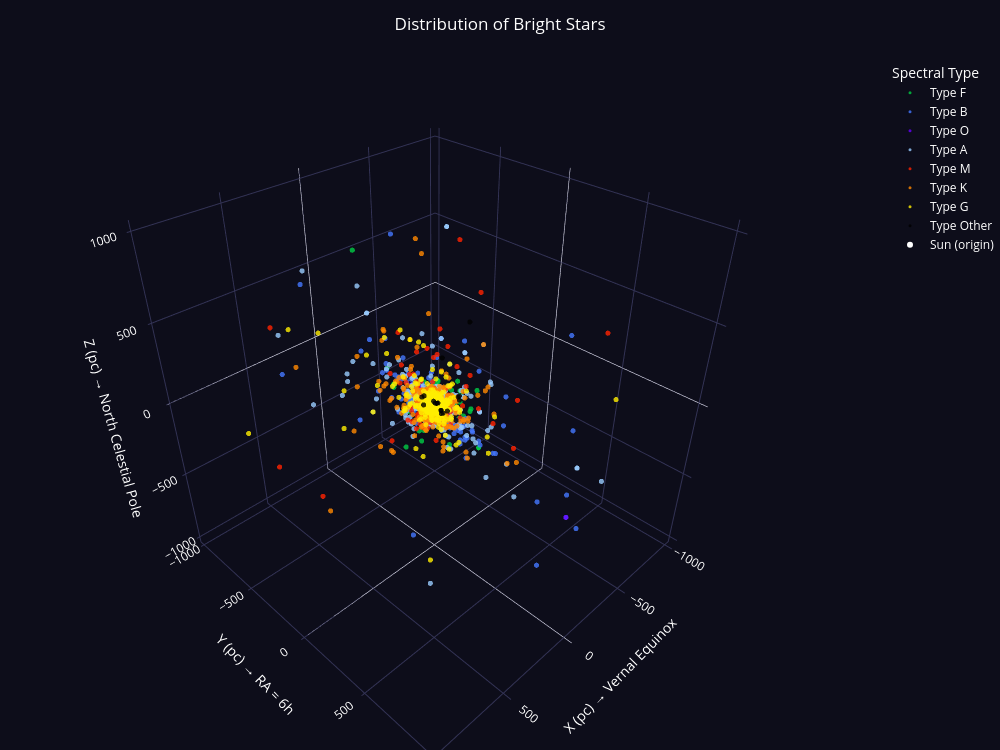

Source (notebook cell):
### Markdown cell above
### 3D plot

### Code cell
hover_text = [
    f"HR: {int(row.HR) if not pd.isna(row.HR) else 'N/A'}<br>"
    f"Distance: {row.Distance:.2f} pc<br>"
    f"Radial Velocity: {row.RadVel if not pd.isna(row.RadVel) else 'N/A'} km/s"
    for row in df.itertuples()
]

sp_label_map = {
    '#6600FF': 'O',
    '#4477FF': 'B',
    '#99CCFF': 'A',
    '#00CC44': 'F',
    '#FFEE00': 'G',
    '#FF8800': 'K',
    '#FF2200': 'M',
    'black':   'Other',
}

traces = []
for color, group in df.groupby('Color'):
    hover = [
        f"HR: {int(row.HR) if not pd.isna(row.HR) else 'N/A'}<br>"
        f"Distance: {row.Distance:.2f} pc<br>"
        f"Radial Velocity: {row.RadVel if not pd.isna(row.RadVel) else 'N/A'} km/s"
        for row in group.itertuples()
    ]
    traces.append(
        go.Scatter3d(
            x=group['x'],
            y=group['y'],
            z=group['z'],
            mode='markers',
            marker=dict(
                size=3,
                color=color,
                opacity=0.8,
                line=dict(width=0),
            ),
            text=hover,
            hoverinfo='text',
            name=f'Type {sp_label_map.get(color, color)}',
        )
    )

layout = go.Layout(
    title=dict(
        text='Distribution of Bright Stars',
        x=0.5, xanchor='center',
    ),
    paper_bgcolor='#0d0d1a',
    scene=dict(
        bgcolor='#0d0d1a',
        xaxis=dict(title='X (pc) → Vernal Equinox',  backgroundcolor='#0d0d1a',
                   gridcolor='#333355', color='white'),
        yaxis=dict(title='Y (pc) → RA = 6h',         backgroundcolor='#0d0d1a',
                   gridcolor='#333355', color='white'),
        zaxis=dict(title='Z (pc) → North Celestial Pole', backgroundcolor='#0d0d1a',
                   gridcolor='#333355', color='white'),
    ),
    legend=dict(
        title=dict(text='Spectral Type', font=dict(color='white')),
        font=dict(color='white'),
        bgcolor='rgba(0,0,0,0)',
    ),
    font=dict(color='white'),
    margin=dict(l=0, r=0, b=0, t=60),
    width=1000,
    height=750,
)

fig = go.Figure(data=traces, layout=layout)

fig.add_trace(go.Scatter3d(
    x=[0], y=[0], z=[0],
    mode='markers',
    marker=dict(size=6, color='white', symbol='circle'),
    name='Sun (origin)',
    hovertext=['Sun (0, 0, 0) pc'],
    hoverinfo='text',
))

fig.show()
#fig.write_html('3d_star_distribution.html')

### Figure 1 — Plotly figure (JSON) as saved in the notebook; plotly's stock layout.template omitted (floating-point values rounded to 4 significant figures; data arrays with more than 128 entries replaced by an {"elided": "..."} marker saying what was removed)
{"data": [{"hoverinfo": "text", "marker": {"color": "#00CC44", "line": {"width": 0}, "opacity": 0.8, "size": 3}, "mode": "markers", "name": "Type F", "text": {"elided": "623 str values"}, "type": "scatter3d", "x": {"elided": "623 float values"}, "y": {"elided": "623 float values"}, "z": {"elided": "623 float values"}}, {"hoverinfo": "text", "marker": {"color": "#4477FF", "line": {"width": 0}, "opacity": 0.8, "size": 3}, "mode": "markers", "name": "Type B", "text": {"elided": "315 str values"}, "type": "scatter3d", "x": {"elided": "315 float values"}, "y": {"elided": "315 float values"}, "z": {"elided": "315 float values"}}, {"hoverinfo": "text", "marker": {"color": "#6600FF", "line": {"width": 0}, "opacity": 0.8, "size": 3}, "mode": "markers", "name": "Type O", "text": ["HR: 1852<br>Distance: 71.43 pc<br>Radial Velocity: 16.0 km/s", "HR: 1879<br>Distance: 142.86 pc<br>Radial Velocity: 34.0 km/s", "HR: 1895<br>Distance: 1000.00 pc<br>Radial Velocity: 33.0 km/s", "HR: 1899<br>Distance: 40.00 pc<br>Radial Velocity: 22.0 km/s", "HR: 1931<br>Distance: 142.86 pc<br>Radial Velocity: 29.0 km/s", "HR: 1948<br>Distance: 41.67 pc<br>Radial Velocity: 18.0 km/s", "HR: 6175<br>Distance: 333.33 pc<br>Radial Velocity: -15.0 km/s", "HR: 6187<br>Distance: 142.86 pc<br>Radial Velocity: 23.0 km/s", "HR: 7589<br>Distance: 111.11 pc<br>Radial Velocity: -6.0 km/s", "HR: 7767<br>Distance: 142.86 pc<br>Radial Velocity: -7.0 km/s", "HR: 8469<br>Distance: 166.67 pc<br>Radial Velocity: -74.0 km/s"], "type": "scatter3d", "x": [8.703, 15.23, 107.2, 4.257, 13.22, 3.492, -115.9, -31.69, 35.55, 61.36, 75.48], "y": [70.9, 139.9, 989.8, 39.56, 142.1, 41.5, -306.5, -88.68, -66.88, -89.18, -38.66], "z": [-0.373, 24.65, -93.93, -4.119, -6.48, -1.413, -61.13, -107.4, 81.3, 93.22, 143.5]}, {"hoverinfo": "text", "marker": {"color": "#99CCFF", "line": {"width": 0}, "opacity": 0.8, "size": 3}, "mode": "markers", "name": "Type A", "text": {"elided": "686 str values"}, "type": "scatter3d", "x": {"elided": "686 float values"}, "y": {"elided": "686 float values"}, "z": {"elided": "686 float values"}}, {"hoverinfo": "text", "marker": {"color": "#FF2200", "line": {"width": 0}, "opacity": 0.8, "size": 3}, "mode": "markers", "name": "Type M", "text": {"elided": "177 str values"}, "type": "scatter3d", "x": {"elided": "177 float values"}, "y": {"elided": "177 float values"}, "z": {"elided": "177 float values"}}, {"hoverinfo": "text", "marker": {"color": "#FF8800", "line": {"width": 0}, "opacity": 0.8, "size": 3}, "mode": "markers", "name": "Type K", "text": {"elided": "679 str values"}, "type": "scatter3d", "x": {"elided": "679 float values"}, "y": {"elided": "679 float values"}, "z": {"elided": "679 float values"}}, {"hoverinfo": "text", "marker": {"color": "#FFEE00", "line": {"width": 0}, "opacity": 0.8, "size": 3}, "mode": "markers", "name": "Type G", "text": {"elided": "590 str values"}, "type": "scatter3d", "x": {"elided": "590 float values"}, "y": {"elided": "590 float values"}, "z": {"elided": "590 float values"}}, {"hoverinfo": "text", "marker": {"color": "black", "line": {"width": 0}, "opacity": 0.8, "size": 3}, "mode": "markers", "name": "Type Other", "text": ["HR: 158<br>Distance: 35.71 pc<br>Radial Velocity: -33.0 km/s", "HR: 1105<br>Distance: 500.00 pc<br>Radial Velocity: -22.0 km/s", "HR: 1556<br>Distance: 250.00 pc<br>Radial Velocity: -8.0 km/s", "HR: 1594<br>Distance: 29.41 pc<br>Radial Velocity: 17.0 km/s", "HR: 2405<br>Distance: 200.00 pc<br>Radial Velocity: 12.0 km/s", "HR: 2485<br>Distance: 31.25 pc<br>Radial Velocity: 12.0 km/s", "HR: 2486<br>Distance: 31.25 pc<br>Radial Velocity: 9.0 km/s", "HR: 2541<br>Distance: 200.00 pc<br>Radial Velocity: 32.0 km/s", "HR: 2607<br>Distance: 62.50 pc<br>Radial Velocity: 20.0 km/s", "HR: 2909<br>Distance: 43.48 pc<br>Radial Velocity: -5.0 km/s", "HR: 2910<br>Distance: 43.48 pc<br>Radial Velocity: -6.0 km/s", "HR: 3029<br>Distance: 76.92 pc<br>Radial Velocity: 27.0 km/s", "HR: 3207<br>Distance: 58.82 pc<br>Radial Velocity: 35.0 km/s", "HR: 3541<br>Distance: 142.86 pc<br>Radial Velocity: -1.0 km/s", "HR: 4223<br>Distance: 26.32 pc<br>Radial Velocity: 10.0 km/s", "HR: 4846<br>Distance: 500.00 pc<br>Radial Velocity: 12.0 km/s", "HR: 7564<br>Distance: 83.33 pc<br>Radial Velocity: -2.0 km/s", "HR: 7828<br>Distance: 83.33 pc<br>Radial Velocity: -20.0 km/s", "HR: 8435<br>Distance: 62.50 pc<br>Radial Velocity: -15.0 km/s"], "type": "scatter3d", "x": [4.595, 127.5, 70.3, 2.857, -24.87, -3.677, -3.676, -36.05, -14.12, -15.95, -15.95, -34.12, -21.35, -94.52, -21.83, -344.0, 32.46, 32.47, 51.96], "y": [0.8059, 185.8, 231.9, 11.22, 154.7, 17.22, 17.22, 152.5, 55.03, 36.55, 36.55, 67.0, 33.66, 98.41, 6.993, -68.64, -61.97, -43.46, -27.78], "z": [35.41, 446.4, 61.54, 27.04, 124.4, 25.82, 25.82, 124.3, -26.05, -17.32, -17.32, -16.25, -43.26, 42.32, 12.92, 356.3, 45.28, 63.26, 20.84]}, {"hoverinfo": "text", "hovertext": ["Sun (0, 0, 0) pc"], "marker": {"color": "white", "size": 6, "symbol": "circle"}, "mode": "markers", "name": "Sun (origin)", "type": "scatter3d", "x": [0], "y": [0], "z": [0]}], "layout": {"font": {"color": "white"}, "height": 750, "legend": {"bgcolor": "rgba(0,0,0,0)", "font": {"color": "white"}, "title": {"font": {"color": "white"}, "text": "Spectral Type"}}, "margin": {"b": 0, "l": 0, "r": 0, "t": 60}, "paper_bgcolor": "#0d0d1a", "scene": {"bgcolor": "#0d0d1a", "xaxis": {"backgroundcolor": "#0d0d1a", "color": "white", "gridcolor": "#333355", "title": {"text": "X (pc) → Vernal Equinox"}}, "yaxis": {"backgroundcolor": "#0d0d1a", "color": "white", "gridcolor": "#333355", "title": {"text": "Y (pc) → RA = 6h"}}, "zaxis": {"backgroundcolor": "#0d0d1a", "color": "white", "gridcolor": "#333355", "title": {"text": "Z (pc) → North Celestial Pole"}}}, "title": {"text": "Distribution of Bright Stars", "x": 0.5, "xanchor": "center"}, "width": 1000}}
